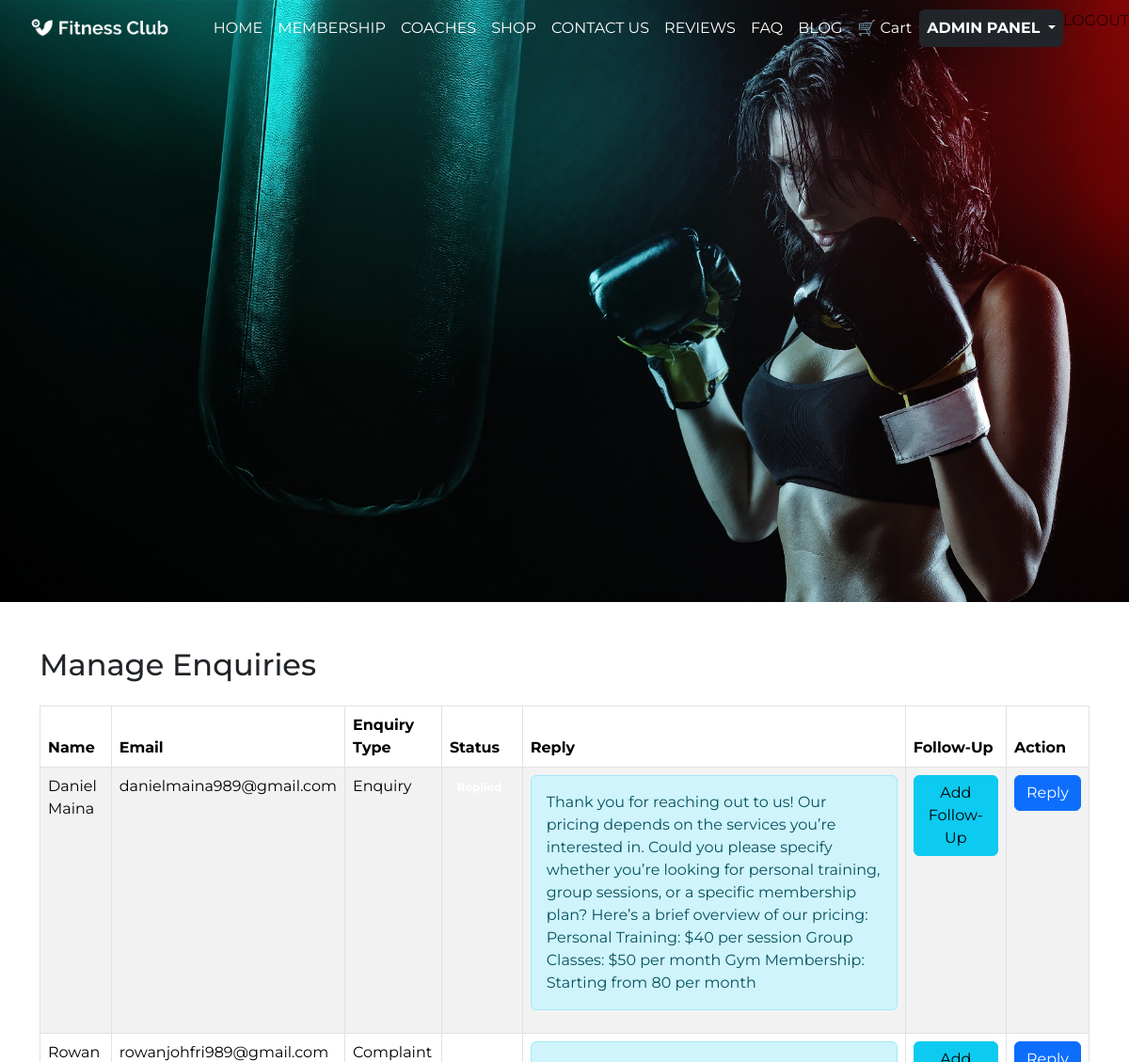
The page /dashboard/admin/enquiries/ (signed in, upper part) on the database as committed earlier.
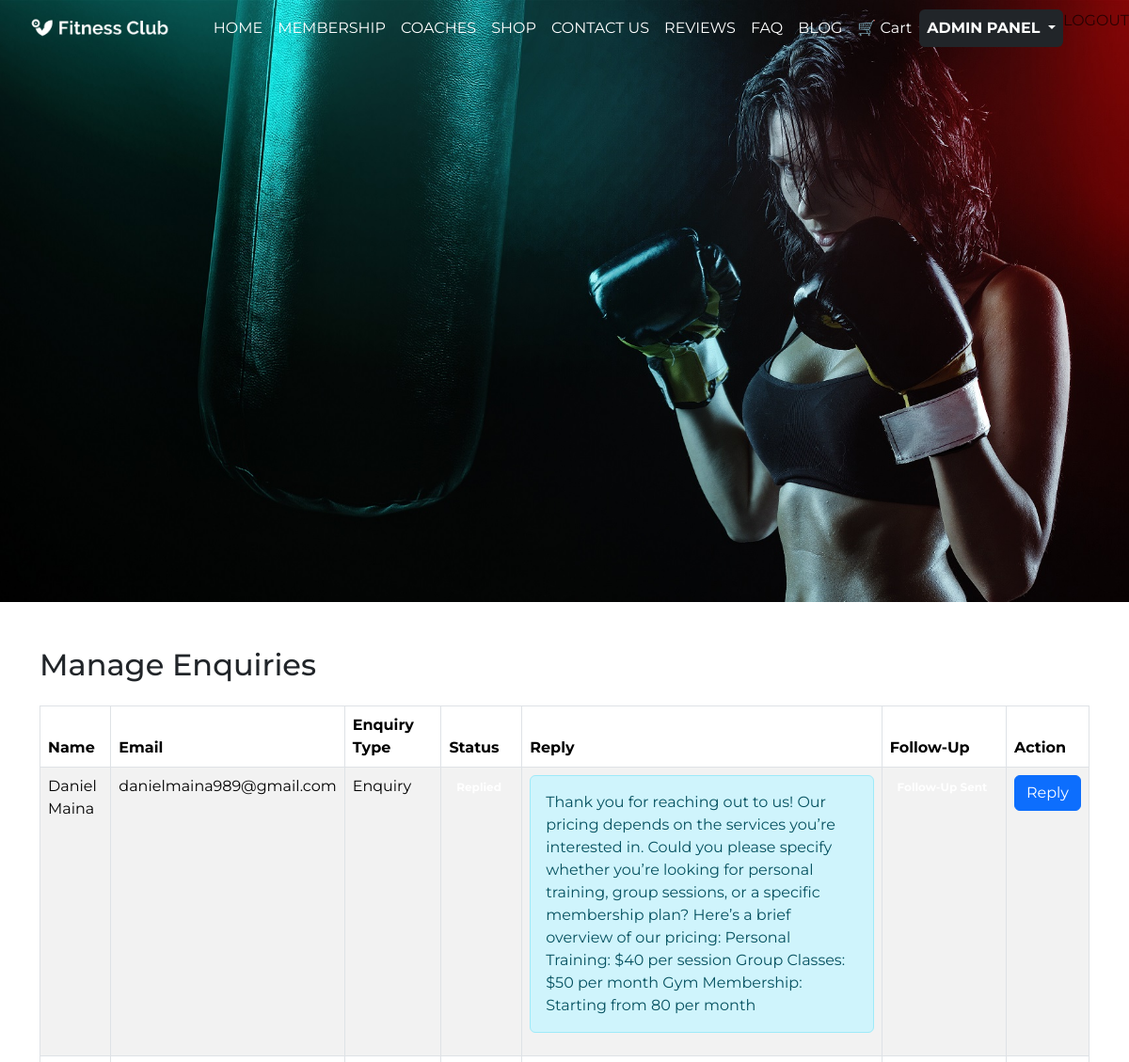
The same page on the database as committed later.
### gym/models.py (models this page shows, shortened)
class ContactSubmission(models.Model):
    ENQUIRY_TYPE_CHOICES = [
        ('enquiry', 'Enquiry'),
        ('complaint', 'Complaint'),
        ('pricing', 'Pricing'),
        ('membership', 'Membership'),
        ('other', 'Other'),
        ('feedback', 'Feedback'),
    ]
    name = models.CharField(max_length=100)
    email = models.EmailField()
    message = models.TextField()
    enquiry_type = models.CharField(max_length=20, choices=ENQUIRY_TYPE_CHOICES, default='enquiry')
    submitted_at = models.DateTimeField(auto_now_add=True)
    admin_reply = models.TextField(blank=True, null=True)
    is_replied = models.BooleanField(default=False)
    responded_at = models.DateTimeField(blank=True, null=True)
    follow_up = models.TextField(blank=True, null=True)
    follow_up_at = models.DateTimeField(blank=True, null=True)

### admin_dashboard/views.py (the view)
# urls.py: path('admin/enquiries/', views.EnquiryListView.as_view(), name='enquiry_list'),
class EnquiryListView(UserPassesTestMixin, ListView):
    model = ContactSubmission
    template_name = "admin_dashboard/enquiry_list.html"
    context_object_name = "enquiries"
    def test_func(self):
        return self.request.user.is_staff  # Only staff can access this view

### cart/context_processors.py (called while the page is built)
def cart_count(request):
    count = 0
    if request.user.is_authenticated:
        count = CartItem.objects.filter(cart__user=request.user).count()
    else:
        cart = request.session.get("cart", {})
        count = sum(item["quantity"] for item in cart.values())
    return {"cart_count": count}

### admin_dashboard/templates/admin_dashboard/enquiry_list.html
{% extends 'base.html' %}
{% block main_content %}
<div class="container mt-5">
    <h2 class="mb-4">Manage Enquiries</h2>
    <table class="table table-bordered table-striped">
        <thead class="thead-dark">
            <tr>
                <th>Name</th>
                <th>Email</th>
                <th>Enquiry Type</th>
                <th>Status</th>
                <th>Reply</th>
                <th>Follow-Up</th>
                <th>Action</th>
            </tr>
        </thead>
        <tbody>
            {% for enquiry in enquiries %}
            <tr>
                <td>{{ enquiry.name }}</td>
                <td>{{ enquiry.email }}</td>
                <td>{{ enquiry.get_enquiry_type_display }}</td>
                <td>
                    {% if enquiry.is_replied %}
                        <span class="badge badge-success">Replied</span>
                    {% else %}
                        <span class="badge badge-warning">Pending</span>
                    {% endif %}
                </td>
                <td>
                    {% if enquiry.is_replied %}
                        <div class="alert alert-info">{{ enquiry.admin_reply }}</div>
                    {% else %}
                        <p>No reply yet</p>
                    {% endif %}
                </td>
                <td>
                    {% if enquiry.is_replied %}
                        {% if not enquiry.follow_up %}
                            <a href="{% url 'admin_dashboard:follow_up' enquiry.pk %}" class="btn btn-info">Add Follow-Up</a>
                        {% else %}
                            <span class="badge badge-primary">Follow-Up Sent</span>
                        {% endif %}
                    {% else %}
                        <p>No follow-up available</p>
                    {% endif %}
                </td>
                <td>
                    <a href="{% url 'admin_dashboard:enquiry_reply' enquiry.pk %}" class="btn btn-primary">Reply</a>
                </td>
            </tr>
            {% endfor %}
        </tbody>
    </table>
</div>
{% endblock %}

Rows that differ between the two databases and show on the page:
no longer on this page (row unchanged): ContactSubmission: email "rowanjohfri989@gmail.com", enquiry_type "Complaint"
changed ContactSubmission "Daniel Maina": no longer shows "Add Follow-Up"
